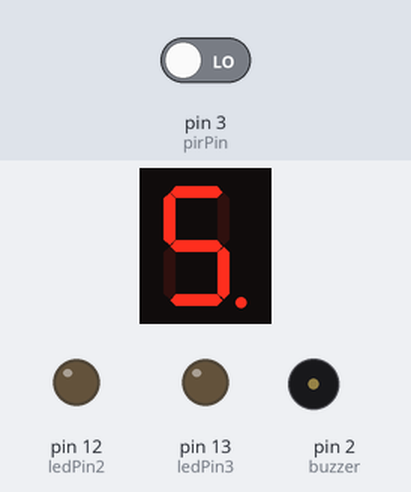
Bench run of a sketch on a simulated Arduino Uno, built with avr-gcc and run on an emulated ATmega328P. Parts: 1-digit seven-segment display, output pins drawn as LEDs (lit = HIGH), buzzer (waves = sounding). Wiring (inferred from the names in the program): 1-digit 7-segment display, segments lit when LOW: segments pin 4, pin 5, pin 6, pin 7, pin 8, pin 9, pin 10, pin 11. Inputs (shaded band) come from the test bench; at power-on: pin 3 (pirPin) LOW. The segment pins are drawn as the display they are named for; pins used as bus, display or sensor lines are not drawn; what the sketch prints to the serial monitor is not drawn.

Above: at 11.2 s.
11.3 s: pin 3 (pirPin) driven HIGH
At 12.7 s:
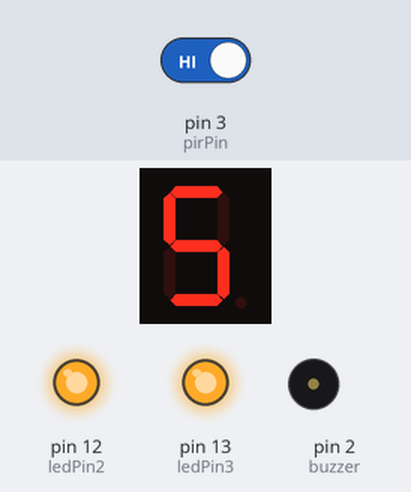
13.4 s: pin 3 (pirPin) driven LOW
At 14.2 s:
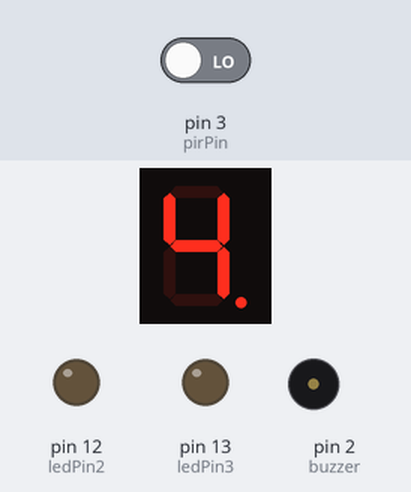
14.9 s: pin 3 (pirPin) driven HIGH
At 18.1 s:
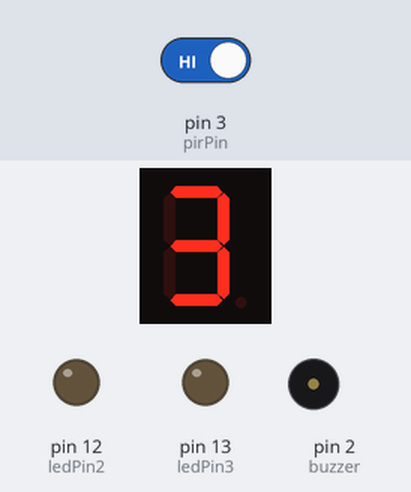
Timing chart, 0 to 19.6 s (numbered marks = the images above; inputs shaded):
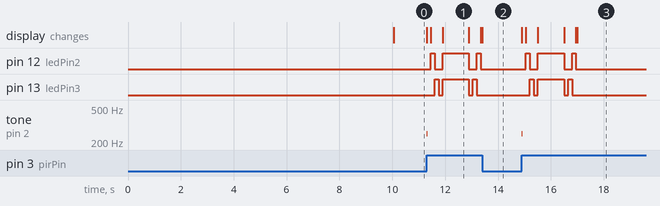

The sketch:

Exemplar_Code.ino
```cpp
/*
 * This is what a comment looks like. It has no bearing on the actual code.
 * As far as the compiler is concerned, these lines do not exist.
 * Use all of the following comments as guides for the tasks and for better understanding of surrounding code.
 */
  //This is another type of comment.

//the time we give the sensor to calibrate in seconds
int calibrationTime = 10;

//the time when the sensor outputs a low impulse
long unsigned int lowIn;

//the amount of milliseconds the sensor has to be in LOW state (no voltage provided)
//before we assume all motion has stopped in milliseconds
long unsigned int pause = 500;

//These values are booleans with two possible states: true or false.
boolean lockLow = true;
boolean takeLowTime;
boolean motion = false;
boolean taskAccomplished = false;

int counter = 5; //We will use an integer variable to store the number that we want to show on the 7 segment display.

/*                   //
 *  PART 1: MACROS  //
*/                 //

#define pirPin 3   //The digital pin connected to the PIR sensor's output

/*
 * ______________________________________________________________________________________________________________________
 * TASK 1: Define the following Macros: All 7 segments of digital display, all 3 led pins, and the buzzer (piezospeaker).
 * Segment A - G has pins 4 - 10 in order (e.g. #define segA 4, #define segB 5, #define segC 6, etc).
 * LED pins 1 - 3 has pins 11 - 13 (e.g. #define ledPin1 11, #define ledPin2 12, etc).
 * Finally, the buzzer has pin 2.
 * ______________________________________________________________________________________________________________________
 */
#define segA 4
#define segB 5
#define segC 6
#define segD 7
#define segE 8
#define segF 9
#define segG 10

#define ledPin1 11
#define ledPin2 12
#define ledPin3 13

#define buzzer 2


/*                 //
 * PART 2: SETUP  //
*/               //

void setup(){
  Serial.begin(9600);

  /*
   * ________________________________________________________________________________________________________________
   * TASK 2: We must now setup all pin modes with the corresponding macros and correct type of signal transmission.
   * Setup a pin mode like this: pinMode(macro name, INPUT or OUTPUT).
   * All existing macros are an OUTPUT signal, except for pirPin which is detecting a signal therefore it is INPUT.
   * ________________________________________________________________________________________________________________
   */
  pinMode(pirPin, INPUT);
  pinMode(ledPin1, OUTPUT);
  pinMode(ledPin2, OUTPUT);
  pinMode(ledPin3, OUTPUT);
  pinMode(segA, OUTPUT);
  pinMode(segB, OUTPUT);
  pinMode(segC, OUTPUT);
  pinMode(segD, OUTPUT);
  pinMode(segE, OUTPUT);
  pinMode(segF, OUTPUT);
  pinMode(segG, OUTPUT);

  digitalWrite(pirPin, LOW); //Setting the sensor detection to off by default (LOW state) - Will be turned on when motion is detected

  //give the sensor some time to calibrate
  Serial.print("calibrating sensor ");
    for(int i = 0; i < calibrationTime; i++){
      Serial.print(".");
      delay(1000);
      }
    Serial.println(" DONE.");
    Serial.println("SENSOR ACTIVE");
    delay(50);
  }

 /*                //
  * PART 3: LOOP  //
 */              //

////////////////////////////
//The following code in the loop will continue to execute as long as there is power being pushed to the arduino
void loop(){

     /*
      *  ___________________________________________________________________________________________________________
      *  TASK 3: Call the method numDisplay which we will later work on in task 6.
      *  This method will display a given number on the digital counter once the code is complete.
      *  Inside the brackets of the method, an interger variable is required to give the display a number to show.
      *  We will provide the method with the variable "counter" which was set at the top of the code.
      * ____________________________________________________________________________________________________________
      */
     numDisplay(counter);

     if(digitalRead(pirPin) == HIGH && !motion && !taskAccomplished){
         /*
          *  _____________________________________________________________________________________________________________
          *  TASK 4: Once the sensor detects motion, we need to provide some commands.
          *  The first command is for the piezospeaker to make a subtle noise when motion is detected -
          *  do it like this: tone(buzzer, frequency, duration);
          *  Make the buzzer 250Hz and make it last for 25 milliseconds.
          *  Next, we need to light up the LEDs in the correct pattern using the digitalWrite method -
          *  e.g. digitalWrite(ledPin1, HIGH)... (remember, HIGH gives the light power as opposed to LOW).
          *  Light up each indivdual LED in ascending order with a delay of 150 milliseconds in between -
          *  (don't forget to turn off the previous LED along the way).
          *  Then turn on all LEDs at once followed by a delay of 1000 milliseconds.
          *  Finally, turn off all lights and begin the descend with the LEDs (same as before, just opposite direction).
          *  _____________________________________________________________________________________________________________
          */
         tone(buzzer, 250, 25);
         digitalWrite(ledPin1, HIGH);   //the led visualizes the sensors output pin state
         delay(150);
         digitalWrite(ledPin1, LOW);
         digitalWrite(ledPin2, HIGH);
         delay(150);
         digitalWrite(ledPin2, LOW);
         digitalWrite(ledPin3, HIGH);
         delay(150);
         digitalWrite(ledPin3, LOW);
         delay(150);
         digitalWrite(ledPin1, HIGH);
         digitalWrite(ledPin2, HIGH);
         digitalWrite(ledPin3, HIGH);
         delay(1000);
         digitalWrite(ledPin1, LOW);
         digitalWrite(ledPin2, LOW);
         digitalWrite(ledPin3, LOW);
         delay(150);
         digitalWrite(ledPin3, HIGH);
         delay(150);
         digitalWrite(ledPin3, LOW);
         digitalWrite(ledPin2, HIGH);
         delay(150);
         digitalWrite(ledPin2, LOW);
         digitalWrite(ledPin1, HIGH);

         if(lockLow){
           //makes sure we wait for a transition to LOW before any further output is made:
           lockLow = false;
           Serial.println("---");
           Serial.print("motion detected at ");
           Serial.print(millis()/1000);
           Serial.println(" sec");
           delay(50);
         }
         takeLowTime = true;
         motion = true;
         /*
          * __________________________________________________________________________________________________________
          * TASK 5: Subtract 1 from the counter variable so that every time motion is detected, a countdown happens.
          * When the counter reaches 0, a distinct buzzer should go off.
          * Make the buzzer 1000Hz frequency, and last for 1000 milliseconds.
          * __________________________________________________________________________________________________________
          */
         counter = counter - 1;
         if (counter == 0){
           tone(buzzer, 1000, 1000); //Place buzzer code right before this comment.
           taskAccomplished = true;
         }
        }

     if(digitalRead(pirPin) == LOW){
       digitalWrite(ledPin1, LOW);  //the led visualizes the sensors output pin state
       digitalWrite(ledPin2, LOW);
       digitalWrite(ledPin3, LOW);

       if(takeLowTime){
          lowIn = millis();          //save the time of the transition from high to LOW
          takeLowTime = false;       //make sure this is only done at the start of a LOW phase
          }
         //if the sensor is low for more than the given pause,
         //we assume that no more motion is going to happen
       if(!lockLow && millis() - lowIn > pause){
             //makes sure this block of code is only executed again after
             //a new motion sequence has been detected
             lockLow = true;
             Serial.print("motion ended at ");      //output
             Serial.print((millis() - pause)/1000);
             Serial.println(" sec");
             delay(50);
          }
          motion = false;
       }

  }

/*                                         //
 * PART 4: DIGITAL COUNTER DISPLAY METHOD //
*/                                       //

/*
 * ___________________________________________________________________________________________________________________________________
 * TASK 6: To create actual number on the 7 segment display,
 * we are going to have to find the right combinations of which 7 LED parts need to be turned off and on to form that given number.
 * Don't forget that the type of 7 segment display we are using today is a Common Anode -
 * meaning that we need to power off a segment (use LOW state) in order for that segment to turn on and vice versa for turning off.
 * ___________________________________________________________________________________________________________________________________
 */
  void numDisplay(int num) {
    switch(num) {
      case 0:
        //Insert segment combination for 0 here.
        digitalWrite(segA, LOW);
        digitalWrite(segB, LOW);
        digitalWrite(segC, LOW);
        digitalWrite(segD, LOW);
        digitalWrite(segE, LOW);
        digitalWrite(segF, LOW);
        digitalWrite(segG, HIGH);
        break;
      case 1:
        //Insert segment combination for 1 here.
        digitalWrite(segA, HIGH);
        digitalWrite(segB, LOW);
        digitalWrite(segC, LOW);
        digitalWrite(segD, HIGH);
        digitalWrite(segE, HIGH);
        digitalWrite(segF, HIGH);
        digitalWrite(segG, HIGH);
        break;
      case 2:
        //Insert segment combination for 2 here.
        digitalWrite(segA, LOW);
        digitalWrite(segB, LOW);
        digitalWrite(segC, HIGH);
        digitalWrite(segD, LOW);
        digitalWrite(segE, LOW);
        digitalWrite(segF, HIGH);
        digitalWrite(segG, LOW);
        break;
      case 3:
        //Insert segment combination for 3 here.
        digitalWrite(segA, LOW);
        digitalWrite(segB, LOW);
        digitalWrite(segC, LOW);
        digitalWrite(segD, LOW);
        digitalWrite(segE, HIGH);
        digitalWrite(segF, HIGH);
        digitalWrite(segG, LOW);
        break;
      case 4:
        //Insert segment combination for 4 here.
        digitalWrite(segA, HIGH);
        digitalWrite(segB, LOW);
        digitalWrite(segC, LOW);
        digitalWrite(segD, HIGH);
        digitalWrite(segE, HIGH);
        digitalWrite(segF, LOW);
        digitalWrite(segG, LOW);
        break;
      case 5:
        //Insert segment combination for 5 here.
        digitalWrite(segA, LOW);
        digitalWrite(segB, HIGH);
        digitalWrite(segC, LOW);
        digitalWrite(segD, LOW);
        digitalWrite(segE, HIGH);
        digitalWrite(segF, LOW);
        digitalWrite(segG, LOW);
        break;
    }
  }
```

Measured:
- after the input at 11.3 s, pin 12 (ledPin2): goes HIGH 0.15 s, LOW 0.30 s, HIGH 1.0 s, LOW 0.30 s, HIGH 0.15 s, then LOW, starting after 0.15 s; pin 13 (ledPin3): goes HIGH 0.15 s, LOW 0.15 s, HIGH 1.0 s, LOW 0.15 s, HIGH 0.15 s, then LOW, starting after 0.30 s
- after the input at 13.4 s, the display: changes at once (image 2)
- after the input at 14.9 s, pin 12 (ledPin2): goes HIGH 0.15 s, LOW 0.30 s, HIGH 1.0 s, LOW 0.30 s, HIGH 0.15 s, then LOW, starting after 0.15 s; pin 13 (ledPin3): goes HIGH 0.15 s, LOW 0.15 s, HIGH 1.0 s, LOW 0.15 s, HIGH 0.15 s, then LOW, starting after 0.30 s
- what the display in image 1 shows lasts 1.0 s, from 11.9 s to 12.9 s
